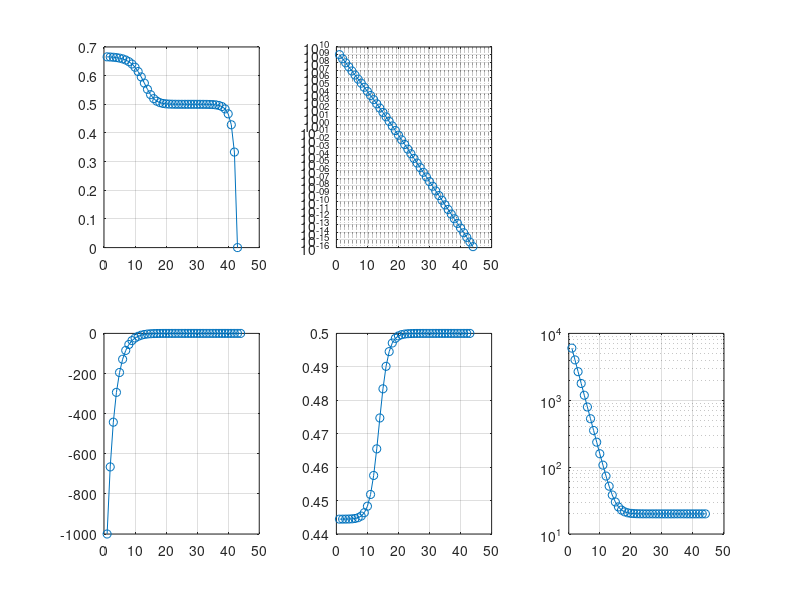

The MATLAB source for this figure:
clear
pa = [0 0 10];
a = poly(pa);

i = 1;
x(i) = -1000;

tol = 1;
while tol > eps && i <= 1000
    x(i+1) = x(i) - polyval(a,x(i))./polyval(polyder(a),x(i));
    i = i + 1;
    tol = abs(polyval(a,x(i)));
    
end
s = x(i);

conv1 = (x(2:i)-s)./(x(1:i-1)-s);
conv2 = abs(polyval(a,x));
f1x = abs(polyval(polyder(a),x));
f2x = abs(polyval(polyder(polyder(a)),x));
f1xoverf1x = f1x(2:i)./f1x(1:i-1);


subplot(2,3,1)
plot(conv1,'-o')
grid on
subplot(2,3,2)
semilogy(conv2,'-o')
grid on
subplot(2,3,4)
%semilogy(f1x,'-o')
plot(x,'-o')
grid on
subplot(2,3,5)
plot(f1xoverf1x,'-o')
grid on
subplot(2,3,6)
semilogy(f2x,'-o')
grid on

format longE
[x(2:i)',f1xoverf1x']
format short
